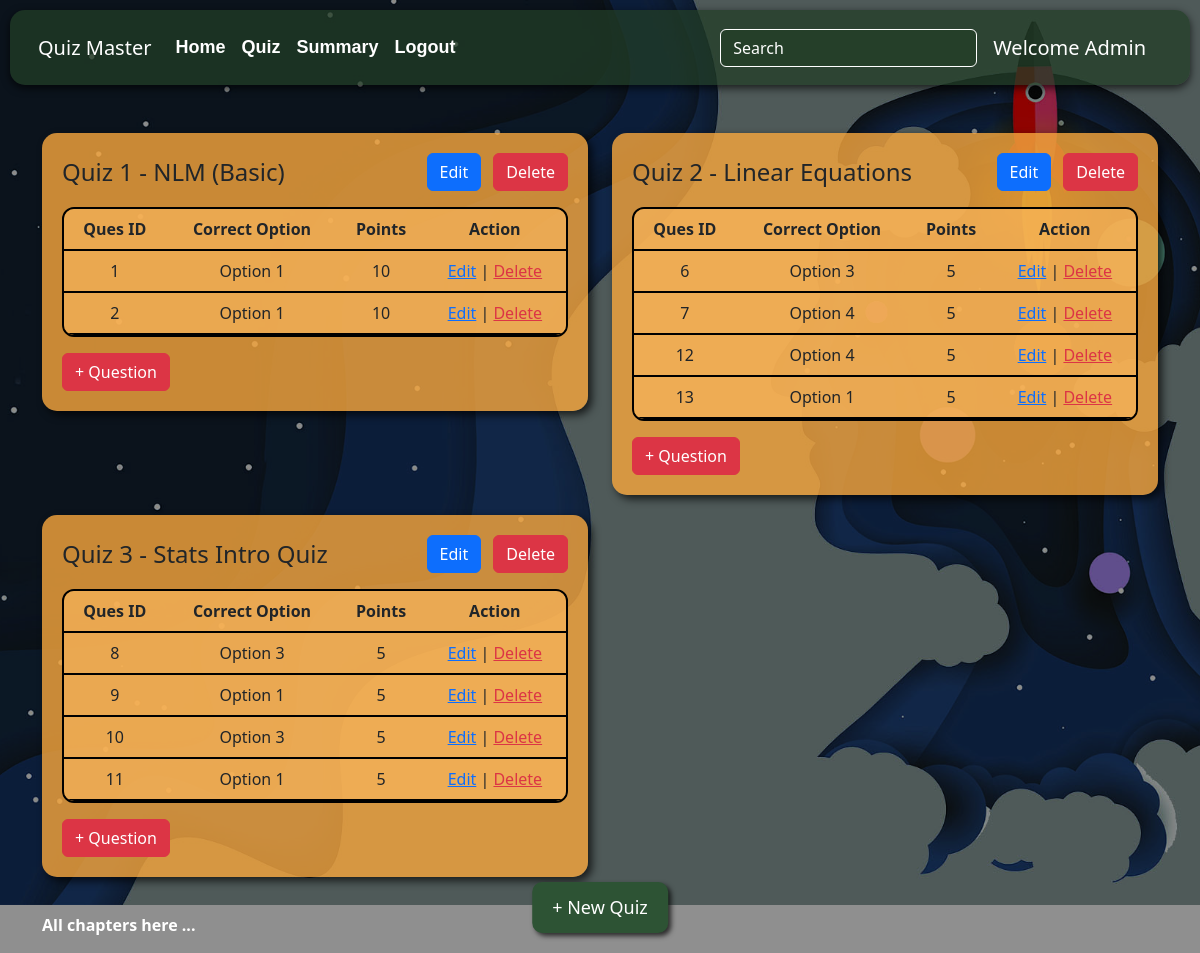
The app's page /admin/quizzes (signed in) with its own data.
### models/models.py (models this page shows)
class Quiz(db.Model):
    id = db.Column(db.Integer, primary_key=True)
    name = db.Column(db.String(100), nullable=False)
    chapter_id = db.Column(db.Integer, db.ForeignKey('chapter.id'), nullable=False)
    chapter_name = db.Column(db.String(100), nullable=True)
    subject_name = db.Column(db.String(100), nullable=False)
    date_of_quiz = db.Column(db.DateTime, default=datetime.utcnow)
    time_duration = db.Column(db.String(10))  # Format: HH:MM
    remarks = db.Column(db.Text, nullable=True)
    total_ques = db.Column(db.Integer, nullable=True)
    total_marks = db.Column(db.Integer, nullable=True, default=0)

class Question(db.Model):
    id = db.Column(db.Integer, primary_key=True)
    quiz_id = db.Column(db.Integer, db.ForeignKey('quiz.id'), nullable=False)
    chapter_id = db.Column(db.Integer,nullable=False)
    marks = db.Column(db.Integer, nullable=False)
    question_statement = db.Column(db.Text, nullable=False)
    option1 = db.Column(db.String(200), nullable=False)
    option2 = db.Column(db.String(200), nullable=False)
    option3 = db.Column(db.String(200), nullable=False)
    option4 = db.Column(db.String(200), nullable=False)
    correct_option = db.Column(db.Integer, nullable=False)  # Stores the correct option (1, 2, 3, or 4)

### controllers/admin.py (the view)
@admin_bp.route('/quizzes')
@admin_required
def quizzes():
    all_quizzes = Quiz.query.all()
    questions = Question.query.all()
    subjects = Subject.query.all()
    return render_template("admin/quizzes.html", quizzes=all_quizzes, questions=questions, subjects=subjects)

### controllers/admin.py (called while the page is built)
def admin_required(f):
    @wraps(f)
    def decorated_function(*args, **kwargs):
        if session.get("admin_logged_in") is None:
            flash("Access restricted! Please log in as Admin.", "danger")
            return redirect(url_for("admin.admin_login"))
        return f(*args, **kwargs)
    return decorated_function

### templates/admin/quizzes.html (shortened to what this page needs)
{% extends 'admin/base.html' %}
{% block styles %}
    <link rel="stylesheet" href="{{ url_for('static', filename='css/quizzes.css') }}">
{% endblock %}
    {% block content %}
        <div class="row">
            {% for quiz in quizzes %}
            <div class="col-md-6">
                <div class="quiz-card">
                    <div class="quiz-info d-flex align-items-center justify-content-between w-100">
                        <h4 class="mb-0"><a href="#" class="quiz-link text-dark text-decoration-none"
                            onclick="showQuizDetails('{{ quiz.subject_name }}', '{{ quiz.chapter_name }}', '{{ quiz.total_ques }}', '{{ quiz.total_marks }}', event)">
                            Quiz {{ quiz.id }} - {{ quiz.name }}
                         </a></h4>
                        <div class="ms-auto">
                            <button class="btn btn-primary me-2" onclick="redirectToEditQuiz('{{ quiz.id }}')">Edit</button>
                            <button class="btn btn-danger" onclick="redirectToDeleteQuiz('{{ quiz.id }}')">Delete</button>
                        </div>
                    </div>
                    <table class="table mt-3 table-custom">
                        <thead>
                            <tr class="text-center">
                                <th>Ques ID</th>
                                <th>Correct Option</th>
                                <th>Points</th>
                                <th>Action</th>
                            </tr>
                        </thead>
                        <tbody class="table-group-divider">
                            {% for question in questions %}
                                {% if question.quiz_id == quiz.id %}
                                <tr class="text-center">
                                    <td>{{ question.id }}</td>
                                    <td>Option {{ question.correct_option }}</td>
                                    <td>{{ question.marks }}</td>
                                    <td>
                                        <a href="{{ url_for('admin.edit_question', id=question.id) }}" >Edit</a> |
                                        <a href="{{ url_for('admin.delete_question', id=question.id) }}"
                                        onclick="return confirm('Are you sure you want to delete this question?');"
                                        class="text-danger">
                                        Delete
                                     </a></td>
                                </tr>
                                {% endif %}
                            {% endfor %}
                        </tbody>
                    </table>
                    <button class="btn btn-danger" onclick="redirectToAddQuestion('{{ quiz.id }}')">+ Question</button>
                </div>
            </div>
            {% endfor %}
        </div>
        <p class="text-white mt-3"><strong>All chapters here ...</strong></p>
    <button class="btn btn-success add-quiz-btn" onclick="redirectToAddQuiz()">+ New Quiz</button>
    {% endblock %}

### static/css/styles.css (style rules this page uses)
body { background-color: white; }

### static/css/quizzes.css (style rules this page uses)
.quiz-card { border-radius: 15px; padding: 20px; overflow: hidden; background: #f5a53dcf; border-collapse: separate; box-shadow: 4px 4px 8px rgba(0, 0, 0, 0.7); margin-bottom: 20px; }
.table-custom { border-radius: 12px; border: 2px solid #000; border-collapse: separate; border-spacing: 0px; overflow: hidden; }
.table-custom th, .table-custom td { border-bottom: #000 solid 2px; background-color:#f9b45bb8; }
.add-quiz-btn { position: fixed; bottom: 20px; left: 50%; transform: translateX(-50%); background-color: #2d5334; color: white; padding: 12px 20px; font-size: 18px; border-radius: 10px; border: none; box-shadow: 3px 3px 5px rgba(0, 0, 0, 0.7); cursor: pointer; transition: all 0.2s ease-in-out; }

### records on screen
Quiz: id "1", name "NLM (Basic)"
Question: id "1", correct_option "1", marks "10"
Question: id "2", correct_option "1", marks "10"
Quiz: id "2", name "Linear Equations"
Question: id "6", correct_option "3", marks "5"
Question: id "7", correct_option "4", marks "5"
Question: id "12", correct_option "4", marks "5"
Question: id "13", correct_option "1", marks "5"
Quiz: id "3", name "Stats Intro Quiz"
Question: id "8", correct_option "3", marks "5"
Question: id "9", correct_option "1", marks "5"
Question: id "10", correct_option "3", marks "5"
Question: id "11", correct_option "1", marks "5"
